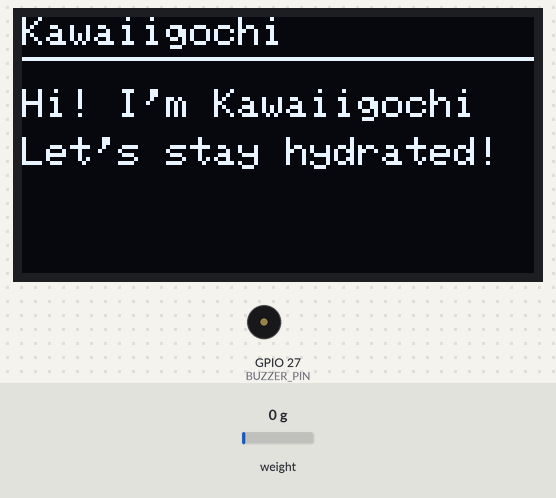
A sketch run on a simulated ESP32. Parts: 128×64 one-colour display, buzzer (waves = sounding). Inputs (shaded band) come from the test bench; at power-on: weight on the scale 0 g.

Above: at 1.1 s.
At 3.9 s:
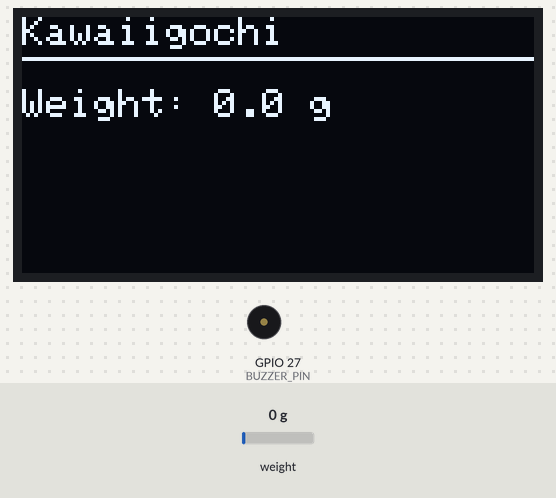
4.0 s: weight on the scale set to 100 g
At 4.8 s:
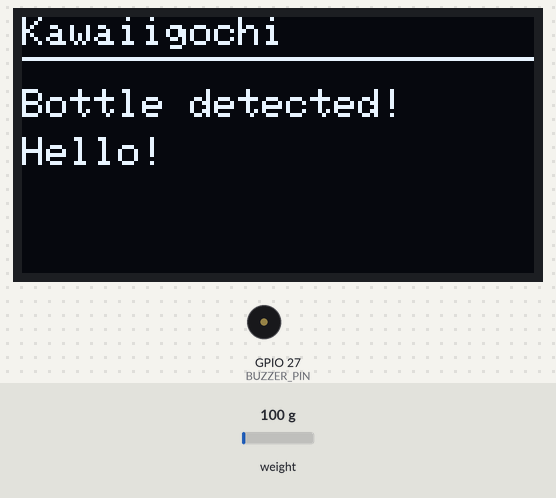
7.3 s: weight on the scale set to 1250 g
At 9.1 s:
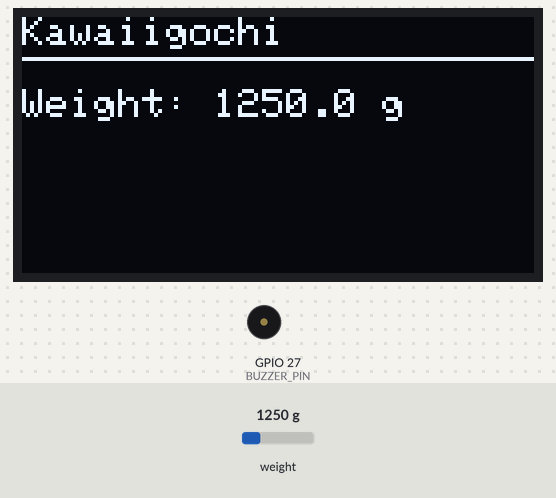
9.6 s: weight on the scale set to 1215 g
At 13.9 s:
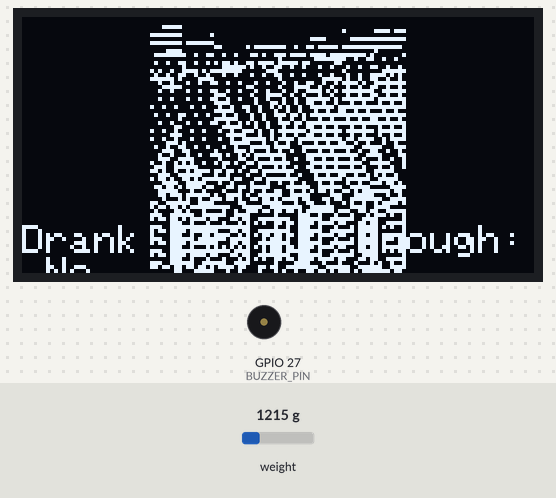
Timing chart, 0 to 15.4 s (numbered marks = the images above; inputs shaded):
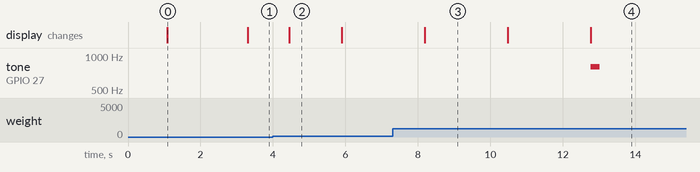

Measured:
- the behaviour switches between 1246 and 1245 g on weight on the scale (found by bisection; images 3 and 4)
- after the input at 4.0 s, the display: changes after 0.45 s (image 2)
- after the input at 7.3 s, the display: changes after 0.89 s (image 3)
- after the input at 9.6 s, tone on GPIO 27 (BUZZER_PIN): silent → 800 Hz after 3.2 s, → silent 0.25 s later; the display: first changes after 0.88 s (image 4 shows a later state)
- what the display in image 0 shows lasts 2.2 s, from 1.1 s to 3.3 s
- what the display in image 2 shows lasts 1.4 s, from 4.5 s to 5.9 s

The sketch:

11-12C.ino
```cpp
#include <Arduino.h>
#include "HX711.h"
#include <Wire.h>
#include <Adafruit_GFX.h>
#include <Adafruit_SSD1306.h>


// --------- Pins ----------
#define DOUT_PIN    33
#define SCK_PIN     14
#define BUZZER_PIN  27
#define SDA_PIN     22
#define SCL_PIN     21


// --------- Display ----------
#define SCREEN_WIDTH 128
#define SCREEN_HEIGHT 64
Adafruit_SSD1306 display(SCREEN_WIDTH, SCREEN_HEIGHT, &Wire, -1);


// --------- Scale ----------
HX711 scale;
float CAL_FACTOR = 2280.0f;     // adjust after calibration


// --------- Thresholds (grams/mL) ----------
const float THRESHOLD_ON   = 15.0f;     // enter "present" when >= this
const float THRESHOLD_OFF  = 8.0f;      // leave "present" when <= this
const float MIN_SIP        = 5.0f;      // minimum delta to count as a sip
const float STABLE_EPS     = 2.0f;      // small deadband for “stable”
const unsigned long DROP_DEBOUNCE_MS = 1500; // drop must persist this long


// --------- “Enough?” per-sip rule ----------
const float ENOUGH_PER_SIP_ML = 100.0f; // adjust your per-sip target


// --------- State Machine ----------
enum State { NO_BOTTLE, BOTTLE_PRESENT };
State state = NO_BOTTLE;


// --------- Baselines / detection helpers ----------
float presentMaxBaseline = 0.0f;  // max stable level while present
float lastStableLevel    = 0.0f;  // last accepted plateau


bool  dropArmed           = false;  // tracking a candidate drop
float dropStartLevel      = 0.0f;
unsigned long dropStartMs = 0;


// remove/return decision uses this
float pendingBeforeRemoval = 0.0f;


// timing for “waiting for sips…” hint
unsigned long presentSinceMs = 0;  // set when bottle becomes present


// --------- Bitmaps (converted from your files, 64x64, 1-bit) ----------
#define KAWAII_W 64
#define KAWAII_H 64


// Happy cat 64x64 (from: epd_bitmap_ (1).bin), 1-bit, row-packed (LSB first)
const unsigned char PROGMEM kawaii_happy[] = {
  0x00, 0x00, 0x00, 0x00, 0x00, 0x00, 0x00, 0x00, 0x00, 0x00, 0x00, 0x00, 0x00, 0x00, 0x00, 0x00,
  0x00, 0x00, 0x00, 0x00, 0x00, 0x00, 0x00, 0x00, 0x00, 0x00, 0x00, 0x00, 0x00, 0x00, 0x00, 0x00,
  0x00, 0x00, 0x00, 0x00, 0x00, 0x00, 0x00, 0x00, 0x00, 0x00, 0x00, 0x00, 0x00, 0x00, 0x00, 0x00,
  0x00, 0x00, 0x00, 0x00, 0x00, 0x00, 0x00, 0x00, 0x00, 0x00, 0x00, 0x00, 0x00, 0x00, 0x00, 0x00,
  0x1E, 0x00, 0x00, 0x00, 0x00, 0x00, 0x00, 0x00, 0x00, 0x00, 0x00, 0x00, 0x00, 0x00, 0x00, 0x78,
  0xFF, 0x03, 0x00, 0x00, 0x00, 0x00, 0x00, 0x00, 0x00, 0x00, 0x00, 0x00, 0x00, 0x00, 0xC0, 0xFF,
  0xFF, 0x3F, 0x00, 0x00, 0x00, 0x00, 0x00, 0x00, 0x00, 0x00, 0x00, 0x00, 0x00, 0xF0, 0xFF, 0xFF,
  0xFF, 0xFF, 0x03, 0x00, 0x00, 0x00, 0x00, 0x00, 0x00, 0x00, 0x00, 0xC0, 0xFF, 0xFF, 0xFF, 0xFF,
  0xFF, 0xFF, 0x1F, 0x00, 0x00, 0x00, 0x00, 0x00, 0x00, 0x00, 0x80, 0xFF, 0xDF, 0xFB, 0xFF, 0xFF,
  0xFF, 0xDF, 0xFF, 0x01, 0x00, 0x00, 0x00, 0x00, 0x00, 0x80, 0xFF, 0x6F, 0xB6, 0xDB, 0xFF, 0xFF,
  0xFF, 0xAD, 0xFD, 0xFF, 0x00, 0x00, 0x00, 0x00, 0x80, 0xFF, 0x7F, 0xB3, 0x6D, 0xB7, 0xDB, 0xFF,
  0x6D, 0xDB, 0xEC, 0xFF, 0x01, 0x00, 0x00, 0x80, 0xFF, 0xBF, 0x59, 0x6F, 0xB6, 0xDB, 0x6E, 0xDB,
  0xB6, 0xB5, 0xF6, 0xFF, 0x01, 0x00, 0x80, 0xFF, 0xDF, 0xCD, 0xDA, 0xB6, 0x6D, 0xDB, 0xB6, 0xB5,
  0x6D, 0xBB, 0xFD, 0x7F, 0x00, 0x80, 0xFF, 0xDF, 0xCC, 0xB6, 0x6D, 0xDB, 0xB6, 0x6D, 0x6B, 0xDB,
  0xB6, 0x6D, 0xFB, 0x7F, 0x80, 0xFF, 0xDF, 0xCC, 0xB6, 0x6D, 0xDB, 0xB6, 0x6D, 0x6B, 0xDB, 0xB6,
  0x6D, 0xBB, 0xFD, 0x7F, 0x80, 0xFF, 0xDF, 0xCD, 0xDA, 0xB6, 0x6D, 0xDB, 0xB6, 0xB5, 0x6D, 0xBB,
  0xF6, 0xFE, 0x7F, 0x80, 0xFF, 0x7F, 0xB3, 0x6D, 0xB7, 0xDB, 0xFF, 0x6D, 0xDB, 0xEC, 0xFF, 0x7F,
  0x80, 0xFF, 0x6F, 0xB6, 0xDB, 0xFF, 0xFF, 0xFF, 0xAD, 0xFD, 0xFF, 0x7F, 0x80, 0xFF, 0xDF, 0xFB,
  0xFF, 0xFF, 0xFF, 0xDF, 0xFF, 0x7D, 0x7F, 0x80, 0xFF, 0xFF, 0xFF, 0xFF, 0xFF, 0x03, 0x00, 0x00,
  0x80, 0xFF, 0x1F, 0x7F, 0x80, 0xFF, 0xFF, 0xFF, 0xFF, 0x03, 0x00, 0x00, 0x80, 0x7F, 0x00, 0x7E,
  0x80, 0x3F, 0xFC, 0xFF, 0xE1, 0x03, 0x18, 0x00, 0x78, 0x00, 0x3E, 0x80, 0x0F, 0xF0, 0x7F, 0x80,
  0x03, 0x18, 0x00, 0x60, 0x00, 0x18, 0x80, 0x07, 0x80, 0x1F, 0x00, 0x00, 0x03, 0x18, 0x00, 0x60,
  0x00, 0x18, 0x80, 0x07, 0x80, 0x1F, 0x00, 0x00, 0x03, 0x18, 0x00, 0x60, 0x00, 0x18, 0x80, 0x07,
  0x80, 0x1F, 0x00, 0x00, 0x03, 0x18, 0x00, 0x60, 0x00, 0x18, 0x80, 0x0F, 0xF0, 0x7F, 0x80, 0x03,
  0x18, 0x00, 0x60, 0x00, 0x18, 0x80, 0x3F, 0xFC, 0xFF, 0xE1, 0x03, 0x18, 0x00, 0x78, 0x00, 0x3E,
  0x80, 0x7F, 0x00, 0x7E, 0x80, 0xFF, 0x1F, 0x7F, 0x80, 0xFF, 0x03, 0x00, 0x80, 0xFF, 0xFF, 0xFF,
  0xFF, 0x7F, 0x80, 0xFF, 0x7D, 0x7F, 0x80, 0xFF, 0x6F, 0xB6, 0xDB, 0xFF, 0xFF, 0xFF, 0xAD, 0xFD,
  0xFF, 0x7F, 0x80, 0xFF, 0x7F, 0xB3, 0x6D, 0xB7, 0xDB, 0xFF, 0x6D, 0xDB, 0xEC, 0xFF, 0x7F, 0x80,
  0xFF, 0xDF, 0xCD, 0xDA, 0xB6, 0x6D, 0xDB, 0xB6, 0xB5, 0x6D, 0xBB, 0xF6, 0xFE, 0x7F, 0x80, 0xFF,
  0xDF, 0xCC, 0xB6, 0x6D, 0xDB, 0xB6, 0x6D, 0x6B, 0xDB, 0xB6, 0x6D, 0xBB, 0xFD, 0x7F, 0x80, 0xFF,
  0xDF, 0xCC, 0xB6, 0x6D, 0xDB, 0xB6, 0x6D, 0x6B, 0xDB, 0xB6, 0x6D, 0xBB, 0xFD, 0x7F, 0x00, 0x80,
  0xFF, 0xDF, 0xCD, 0xDA, 0xB6, 0x6D, 0xDB, 0xB6, 0xB5, 0x6D, 0xBB, 0xFD, 0x7F, 0x00, 0x80, 0xFF,
  0x7F, 0xB3, 0x6D, 0xB7, 0xDB, 0xFF, 0x6D, 0xDB, 0xEC, 0xFF, 0x7F, 0x00, 0x80, 0xFF, 0x6F, 0xB6,
  0xDB, 0xFF, 0xFF, 0xFF, 0xAD, 0xFD, 0xFF, 0x7F, 0x00, 0x80, 0xFF, 0xDF, 0xFB, 0xFF, 0xFF, 0xFF,
  0xDF, 0xFF, 0x7D, 0x7F, 0x00, 0x80, 0xFF, 0xFF, 0xFF, 0xFF, 0xFF, 0x03, 0x00, 0x00, 0x80, 0xFF,
  0x1F, 0x7F, 0x00, 0xF0, 0xFF, 0xFF, 0x0F, 0x00, 0x80, 0x3F, 0xFE, 0x3F, 0x00, 0xC0, 0xFF, 0xFF,
  0x03, 0x00, 0x80, 0x07, 0xF0, 0x07, 0x00, 0x00, 0xFE, 0x7F, 0x00, 0x00, 0x80, 0x07, 0xF0, 0x07,
  0x00, 0x00, 0xFE, 0x7F, 0x00, 0x00, 0x80, 0x07, 0xF0, 0x07, 0x00, 0xC0, 0xFF, 0xFF, 0x03, 0x00,
  0x80, 0x3F, 0xFE, 0x3F, 0x00, 0xF0, 0xFF, 0xFF, 0x0F, 0x00, 0x80, 0xFF, 0x1F, 0x7F, 0x00, 0xFC,
  0xFF, 0xFF, 0x3F, 0x00
};


// Disappointed face 64x64 (from: epd_bitmap_ (2).bin), 1-bit, row-packed (LSB first)
const unsigned char PROGMEM kawaii_disappointed[] = {
  0x00, 0x00, 0x00, 0x00, 0x00, 0x00, 0x00, 0x00, 0x00, 0x00, 0x00, 0x00, 0x00, 0x00, 0x00, 0x00,
  0x1F, 0x00, 0x00, 0x00, 0x00, 0x00, 0x00, 0x00, 0x00, 0x00, 0x00, 0x00, 0x00, 0x00, 0x80, 0xF7,
  0xFF, 0x01, 0x00, 0x00, 0x00, 0x00, 0x00, 0x00, 0x00, 0x00, 0x00, 0x00, 0x00, 0xF0, 0x3F, 0xFF,
  0xFF, 0x7F, 0x00, 0x00, 0x00, 0x00, 0x00, 0x00, 0x00, 0x00, 0xC0, 0xBF, 0xC9, 0xBE, 0xFF, 0xFE,
  0x0F, 0x00, 0x00, 0x00, 0x00, 0x00, 0x00, 0x80, 0x7F, 0x93, 0x24, 0x69, 0xDE, 0xF7, 0xFD, 0x01,
  0x00, 0x00, 0x00, 0x00, 0x80, 0x7F, 0x93, 0x24, 0x49, 0x92, 0xB4, 0xDE, 0xFB, 0x03, 0x00, 0x00,
  0x00, 0x80, 0x3F, 0x49, 0x92, 0x24, 0x49, 0x92, 0xA4, 0xF5, 0xFE, 0x07, 0x00, 0x00, 0x80, 0x3F,
  0x49, 0x92, 0x24, 0x49, 0x92, 0x24, 0x49, 0xEA, 0xFD, 0x0F, 0x00, 0x00, 0x80, 0x1F, 0x49, 0x92,
  0x24, 0x49, 0x92, 0x24, 0x49, 0x92, 0xF4, 0xFF, 0x1F, 0x00, 0x00, 0xC0, 0x8F, 0x24, 0x49, 0x92,
  0x24, 0x49, 0x92, 0x24, 0x49, 0xEA, 0xFF, 0x3F, 0x00, 0x00, 0xE0, 0x47, 0x92, 0x24, 0x49, 0x92,
  0x24, 0x49, 0x92, 0x24, 0x49, 0xFA, 0xFF, 0x7F, 0x00, 0x00, 0xF0, 0x23, 0x49, 0x92, 0x24, 0x49,
  0x92, 0x24, 0x49, 0x92, 0xA4, 0xFD, 0xFF, 0xFF, 0x00, 0x00, 0xF8, 0x91, 0x24, 0x49, 0x92, 0x24,
  0x49, 0x92, 0x24, 0x49, 0xDA, 0xFF, 0xFF, 0xFF, 0x01, 0x00, 0xFC, 0x48, 0x92, 0x24, 0x49, 0x92,
  0x24, 0x49, 0x92, 0xA4, 0xED, 0xFF, 0xFF, 0xFF, 0x03, 0x00, 0x3E, 0x24, 0x49, 0x92, 0x24, 0x49,
  0x92, 0x24, 0x49, 0xD2, 0xFE, 0xFF, 0x7F, 0x7F, 0x07, 0x00, 0x1F, 0x12, 0x49, 0x92, 0x24, 0x49,
  0x92, 0x24, 0x49, 0xFA, 0xF7, 0xFF, 0x6F, 0x2F, 0x0E, 0x80, 0x0F, 0x89, 0x24, 0x49, 0x92, 0x24,
  0x49, 0x92, 0x24, 0x7D, 0xE3, 0xFF, 0xE7, 0xC7, 0x1C, 0xC0, 0x87, 0x44, 0x92, 0x24, 0x49, 0x92,
  0x24, 0x49, 0xD2, 0xBF, 0xC1, 0xFF, 0xF3, 0xC3, 0x39, 0xE0, 0x43, 0x22, 0x49, 0x92, 0x24, 0x49,
  0x92, 0xA4, 0xB4, 0xDF, 0xE0, 0xFF, 0xF9, 0xF1, 0x73, 0xF0, 0x21, 0x11, 0x49, 0x92, 0x24, 0x49,
  0xD2, 0x5E, 0xDA, 0x6F, 0xF0, 0xFF, 0xFC, 0xF8, 0x39, 0xF8, 0x90, 0x88, 0x24, 0x49, 0x92, 0xA4,
  0xB4, 0xD7, 0xF6, 0x37, 0xF8, 0x7F, 0x7E, 0x7C, 0x1E, 0x7C, 0x48, 0x44, 0x92, 0x24, 0x49, 0xDA,
  0x6D, 0x7B, 0x1B, 0x7C, 0x3F, 0x3F, 0x3E, 0x0F, 0x3E, 0x24, 0x22, 0x49, 0x92, 0xB4, 0xD7, 0xF6,
  0x37, 0x7E, 0x9E, 0x9F, 0x9F, 0x07, 0x1F, 0x12, 0x11, 0x49, 0xDA, 0x6D, 0x7B, 0x1B, 0x3F, 0xCF,
  0xCF, 0xCF, 0x03, 0x0F, 0x89, 0x88, 0xA4, 0xBD, 0xB6, 0xBF, 0xF1, 0xF3, 0xFC, 0xFC, 0x3C, 0xF0,
  0x43, 0x44, 0x24, 0xED, 0xB5, 0xFD, 0xCD, 0x9F, 0xE7, 0xE7, 0xE7, 0x81, 0x07, 0x22, 0x22, 0xE9,
  0xB6, 0xBD, 0x8D, 0x9F, 0xE7, 0xE7, 0xE7, 0x81, 0x07, 0x22, 0x22, 0xA9, 0xB7, 0xBD, 0x8D, 0x9F,
  0xE7, 0xE7, 0xE7, 0x81, 0x07, 0x22, 0x22, 0xA9, 0xB7, 0xBD, 0x8D, 0x9F, 0xE7, 0xE7, 0xE7, 0x81,
  0x07, 0x22, 0x22, 0xA9, 0xB7, 0xBD, 0x8D, 0x9F, 0xE7, 0xE7, 0xE7, 0x81, 0x07, 0x22, 0x22, 0xA9,
  0xB7, 0xBD, 0x8D, 0x9F, 0xE7, 0xE7, 0xE7, 0x81, 0x07, 0x22, 0x22, 0xA9, 0xB7, 0xBD, 0x8D, 0x9F,
  0xE7, 0xE7, 0xE7, 0x81, 0x07, 0x22, 0x22, 0xA9, 0xB7, 0xBD, 0x8D, 0x9F, 0xE7, 0xE7, 0xE7, 0x81,
  0x07, 0x22, 0x22, 0xA9, 0xB7, 0xBD, 0x8D, 0x9F, 0xE7, 0xE7, 0xE7, 0x81, 0x0F, 0x11, 0x11, 0x49,
  0xDB, 0x6D, 0x7B, 0x1B, 0x3F, 0xCF, 0xCF, 0xCF, 0x03, 0x1F, 0x12, 0x11, 0x49, 0xB5, 0xD7, 0xF6,
  0x37, 0x7E, 0x9E, 0x9F, 0x9F, 0x07, 0x3E, 0x24, 0x22, 0x49, 0xDA, 0x6D, 0x7B, 0x1B, 0x7C, 0x3F,
  0x3F, 0x3E, 0x0F, 0x7C, 0x48, 0x44, 0x92, 0xB4, 0xD7, 0xF6, 0x37, 0xF8, 0x7F, 0x7E, 0x7C, 0x1E,
  0xF8, 0x90, 0x88, 0x24, 0x69, 0xDA, 0x6F, 0xF0, 0xFF, 0xFC, 0xF8, 0x39, 0xF0, 0x21, 0x11, 0x49,
  0x92, 0xB4, 0xDF, 0xE0, 0xFF, 0xF9, 0xF1, 0x73, 0xE0, 0x43, 0x22, 0x49, 0x92, 0xA4, 0xB4, 0xDF,
  0xC1, 0xFF, 0xF3, 0xC3, 0x39, 0xC0, 0x87, 0x44, 0x92, 0x24, 0x49, 0xDA, 0x6F, 0x83, 0xFF, 0xE7,
  0xC7, 0x1C, 0x80, 0x0F, 0x89, 0x24, 0x49, 0xB2, 0xDF, 0x06, 0xFF, 0xCF, 0x8F, 0x9B, 0x00, 0x1F,
  0x12, 0x49, 0x92, 0x7C, 0xBF, 0x0D, 0xFE, 0x9F, 0x1F, 0x37, 0x01, 0x3E, 0x24, 0x92, 0x24, 0xF9,
  0x7E, 0x1B, 0xFC, 0x3F, 0x3F, 0x6E, 0x02, 0x7C, 0x48, 0x24, 0x49, 0xF2, 0xFD, 0x36, 0xF8, 0x7F,
  0x7E, 0xDC, 0x04, 0xF8, 0x90, 0x48, 0x92, 0xE4, 0xFB, 0x6D, 0xF0, 0xFF, 0xFC, 0xB8, 0x09, 0xF0,
  0x21, 0x91, 0x24, 0xC9, 0xF7, 0xDB, 0xE0, 0xFF, 0xF9, 0x71, 0x13, 0xE0, 0x43, 0x22, 0x49, 0x92,
  0xEF, 0xB7, 0xC1, 0xFF, 0xF3, 0xB3, 0x26, 0xC0, 0x87, 0x44, 0x92, 0x24, 0xDF, 0x6F, 0x83, 0xFF,
  0xE7, 0x67, 0x4D, 0x80, 0x0F, 0x89, 0x24, 0x49, 0xBE, 0xDF, 0x06, 0xFF, 0xCF, 0xCF, 0x9A, 0x00,
  0x1F, 0x12, 0x49, 0x92, 0x7C, 0xBF, 0x0D, 0xFE, 0x9F, 0x9F, 0x35, 0x01, 0x3E, 0x24, 0x92, 0x24,
  0xF9, 0x7E, 0x1B, 0xFC, 0x3F, 0x3F, 0x6B, 0x02, 0x7C, 0x48, 0x24, 0x49, 0xF2, 0xFD, 0x36, 0xF8,
  0x7F, 0x7E, 0xD6, 0x04, 0xF8, 0x90, 0x48, 0x92, 0xE4, 0xFB, 0x6D, 0xF0, 0xFF, 0xFC, 0xAC, 0x09,
  0xF0, 0x21, 0x91, 0x24, 0xC9, 0xF7, 0xDB, 0xE0, 0xFF, 0xF9, 0x59, 0x13, 0xE0, 0x43, 0x22, 0x49,
  0x92, 0xEF, 0xB7, 0xC1, 0xFF, 0xF3, 0xB3, 0x26, 0xC0, 0x87, 0x44, 0x92, 0x24, 0xDF, 0x6F, 0x83,
  0xFF, 0xE7, 0x67, 0x4D, 0x80, 0x0F, 0x89, 0x24, 0x49, 0xBE, 0xDF, 0x06, 0xFF, 0xCF, 0xCF, 0x9A,
  0x00, 0x1F, 0x12, 0x49, 0x92, 0x7C, 0xBF, 0x0D, 0xFE, 0x9F, 0x9F, 0x35, 0x01, 0x3E, 0x24, 0x92,
  0x24, 0xF9, 0x7E, 0x1B, 0xFC, 0x3F, 0x3F, 0x6B, 0x02, 0x7C, 0x48, 0x24, 0x49, 0xF2, 0xFD, 0x36,
  0xF8, 0x7F, 0x7E, 0xD6, 0x04, 0xF8, 0x90, 0x48, 0x92, 0xE4, 0xFB, 0x6D, 0xF0, 0xFF, 0xFC, 0xAC,
  0x09, 0xF0, 0x21, 0x91, 0x24, 0xC9, 0xF7, 0xDB, 0xE0, 0xFF, 0xF9, 0x59, 0x13, 0xE0, 0x43, 0x22,
  0x49, 0x92, 0xEF, 0xB7, 0xC1, 0xFF, 0xF3, 0xB3, 0x26, 0x00
};


// --------- Helpers ----------
void buzz(uint16_t freq, uint16_t durMs) { tone(BUZZER_PIN, freq, durMs); }


void displayLines(const String &l1, const String &l2 = "", const String &l3 = "") {
  display.clearDisplay();
  display.setTextSize(1);
  display.setTextColor(SSD1306_WHITE);


  display.setCursor(0, 0);
  display.println("Kawaiigochi");
  display.drawLine(0, 10, 127, 10, SSD1306_WHITE);


  if (l1.length()) { display.setCursor(0, 18); display.println(l1); }
  if (l2.length()) { display.setCursor(0, 30); display.println(l2); }
  if (l3.length()) { display.setCursor(0, 42); display.println(l3); }


  display.display();
}


// Show weight; optionally include the “Waiting for sips...” hint
void showWeight(float w, bool showWaitingHint) {
  if (showWaitingHint) {
    displayLines(String("Weight: ") + String(w, 1) + " g", "Waiting for sips...");
  } else {
    displayLines(String("Weight: ") + String(w, 1) + " g");
  }
}


// Smoothed reading (grams ≈ mL)
float readWeight() { return scale.get_units(10); }


// When a drink is detected
void onDrink(float amount) {
  bool enough = (amount >= ENOUGH_PER_SIP_ML);


  display.clearDisplay();
  // Center a 64x64 image on a 128x64 screen -> x = 32, y = 0
  if (enough) {
    display.drawBitmap(32, 0, kawaii_happy, KAWAII_W, KAWAII_H, SSD1306_WHITE);
  } else {
    display.drawBitmap(32, 0, kawaii_disappointed, KAWAII_W, KAWAII_H, SSD1306_WHITE);
  }


  // Text near bottom
  display.setTextSize(1);
  display.setTextColor(SSD1306_WHITE);
  display.setCursor(0, 52);
  display.print("Drank: ");
  display.print(amount, 0);
  display.print(" mL  ");
  display.print("Enough: ");
  display.print(enough ? "Yes" : "No");
  display.display();


  buzz(enough ? 1200 : 800, enough ? 150 : 250);
  delay(10000); // keep result for 10 seconds
}


void setup() {
  Serial.begin(115200);
  pinMode(BUZZER_PIN, OUTPUT);


  Wire.begin(SDA_PIN, SCL_PIN);
  Wire.setClock(100000);


  if (!display.begin(SSD1306_SWITCHCAPVCC, 0x3C)) {
    // continue even if display not found
  }
  display.clearDisplay();
  display.display();


  scale.begin(DOUT_PIN, SCK_PIN);
  scale.set_scale(CAL_FACTOR);
  scale.tare();


  displayLines("Hi! I'm Kawaiigochi", "Let's stay hydrated!");
  delay(1200);
}


void loop() {
  float w = readWeight(); // negative is fine


  switch (state) {
    case NO_BOTTLE: {
      // If returning after removal, decide immediately when it reappears
      if (pendingBeforeRemoval > 0.0f && w >= THRESHOLD_ON) {
        float delta = pendingBeforeRemoval - w; // positive = drank while away
        if (delta >= MIN_SIP) onDrink(delta);


        // initialize baselines
        presentMaxBaseline   = w;
        lastStableLevel      = w;
        dropArmed            = false;
        pendingBeforeRemoval = 0.0f;


        // start the 20s window before showing the waiting hint
        presentSinceMs = millis();


        state = BOTTLE_PRESENT;
        showWeight(w, false); // no "Waiting..." yet
        delay(120);
        return;
      }


      // Fresh appearance with no pending decision
      if (w >= THRESHOLD_ON) {
        presentMaxBaseline = w;
        lastStableLevel    = w;
        dropArmed          = false;


        // start the 20s window before showing the waiting hint
        presentSinceMs = millis();


        state = BOTTLE_PRESENT;
        displayLines("Bottle detected!", "Hello!");
        delay(300);
      } else {
        // No bottle present; just show the weight line (no waiting hint)
        showWeight(w, false);
      }
    } break;


    case BOTTLE_PRESENT: {
      // Track the highest stable level while present
      if (w > presentMaxBaseline) presentMaxBaseline = w;


      // Case A: sip without removal (sustained drop)
      float deltaFromStable = lastStableLevel - w;


      if (!dropArmed) {
        if (deltaFromStable >= MIN_SIP) {
          dropArmed      = true;
          dropStartLevel = lastStableLevel;
          dropStartMs    = millis();
        }
      } else {
        if (millis() - dropStartMs >= DROP_DEBOUNCE_MS) {
          float consumed = dropStartLevel - w;
          if (consumed >= MIN_SIP) {
            onDrink(consumed);
            lastStableLevel = w; // new plateau after sip
            // After onDrink, continue normal display rules
          }
          dropArmed = false;
        } else {
          // Cancel if it bounced back
          if (w >= dropStartLevel - STABLE_EPS) dropArmed = false;
        }
      }


      // Allow stable level to creep up between sips
      if (fabs(w - lastStableLevel) > STABLE_EPS && w > lastStableLevel)
        lastStableLevel = w;


      // Case B: bottle removed
      if (w <= THRESHOLD_OFF) {
        pendingBeforeRemoval = presentMaxBaseline; // remember pre-removal level
        state = NO_BOTTLE;
        displayLines("Bottle removed", "See you soon!");
        delay(250);
      } else {
        // Show "Waiting for sips..." only after 20s from placement
        bool showHint = (millis() - presentSinceMs >= 20000UL);
        showWeight(w, showHint);
      }
    } break;
  }


  delay(120);
}
```
